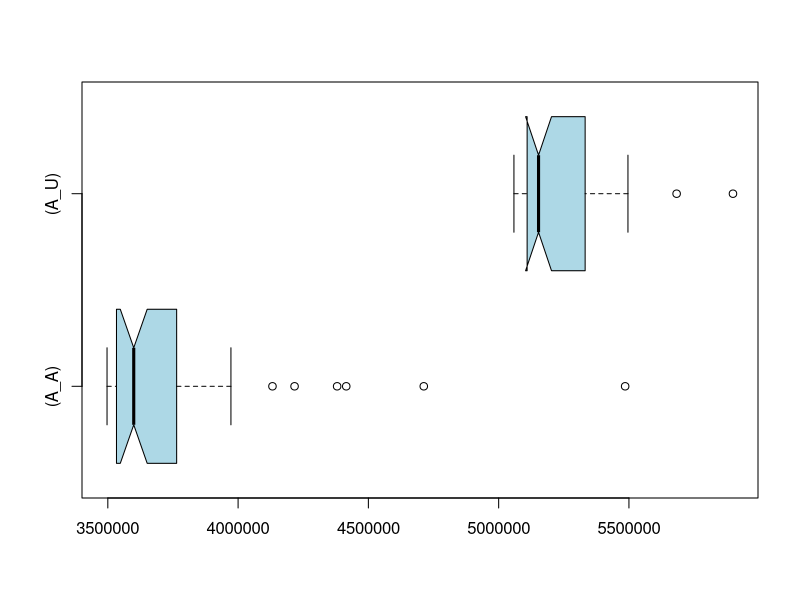

Source code (R):
if (exists("A_A")) remove("A_A")
if (exists("A_U")) remove("A_U")
if (exists("C_A")) remove("C_A")
if (exists("C_U")) remove("C_U")
A_U<-c(5147869,5290385,5058620,5097234,5136977,5073464,5111043,5461473,5899252,5128567,5184636,5086522,5089397,5066357,5174332,5313772,5174391,5100835,5109266,5432312,5113497,5178870,5436586,5138089,5226620,5095484,5157936,5128242,5124105,5400370,5068221,5148273,5115758,5402170,5117456,5080768,5092181,5307915,5488207,5496218,5491484,5351468,5349875,5244190,5331934,5307522,5683016,5107555,5144893,5235238)
A_A<-c(3765280,3601259,3619604,4712608,3530094,3972493,3611358,3761168,3617369,3624891,3553364,3680370,3813249,3634123,3528510,3497012,3535423,3537801,3599436,3862687,3533274,3508428,3578845,3571819,3501737,3597455,3780027,3519294,3498418,3563323,3599534,3528545,3521127,3535105,3507098,3558474,3522827,5485476,3685930,4216695,4131886,4380092,4415043,3591677,3684065,3748197,3764171,3767244,3565752,3520382)
if (exists("A_U")) boxplot.stats(A_U)
if (exists("A_A")) boxplot.stats(A_A)
if (exists("C_U")) boxplot.stats(C_U)
if (exists("C_A")) boxplot.stats(C_A)
if (exists("A_U")) summary(A_U)
if (exists("A_A")) summary(A_A)
if (exists("C_U")) summary(C_U)
if (exists("C_A")) summary(C_A)
if (exists("A_U")) boxplot(A_A,A_U,col="lightblue",horizontal=TRUE,match=TRUE,names=c("(A_A)","(A_U)"),notch=TRUE)
if (exists("C_U")) boxplot(C_A,C_U,col="lightblue",horizontal=TRUE,match=TRUE,names=c("(C_A)","(C_U)"),notch=TRUE)
